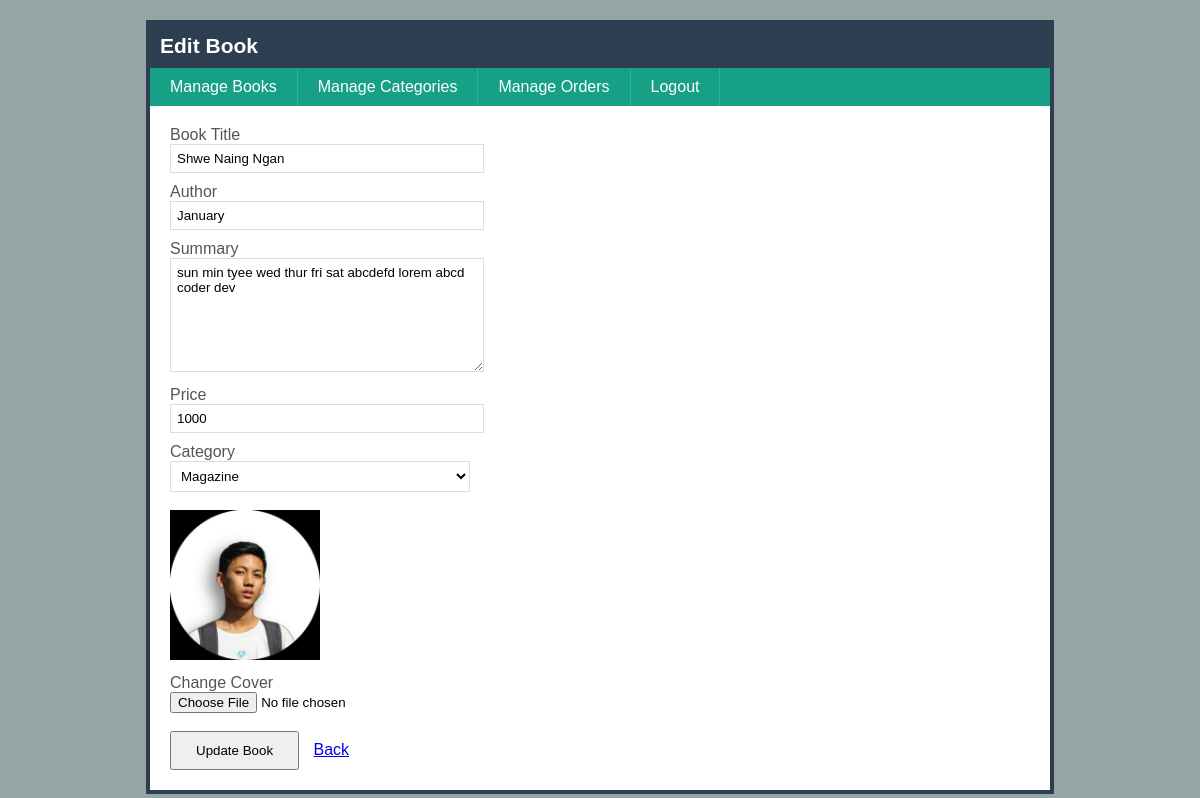
Screenshot of /admin/book-edit.php?id=44 with the database file from the repository.
### tables this page shows
CREATE TABLE `books` (
  `id` int(11) NOT NULL,
  `title` varchar(255) NOT NULL,
  `author` varchar(255) NOT NULL,
  `summary` text NOT NULL,
  `price` float NOT NULL,
  `category_id` int(11) NOT NULL,
  `cover` varchar(255) DEFAULT NULL,
  `created_date` datetime NOT NULL,
  `modified_date` datetime NOT NULL
);

CREATE TABLE `categories` (
  `id` int(11) NOT NULL,
  `name` varchar(255) NOT NULL,
  `remark` text DEFAULT NULL,
  `created_date` date NOT NULL,
  `modified_date` date NOT NULL
);

### admin/book-edit.php (the view, shortened to what this page needs)
<!DOCTYPE html>
<html lang="en">
<head>
     <link rel="stylesheet" href="css/style.css">
</head>
<body>
<?php
     include("confs/config.php");
     $id = $_GET['id'];
     $result = mysqli_query($conn, "SELECT * FROM books WHERE id = $id");
     $row = mysqli_fetch_assoc($result);
?>
     <h1>Edit Book</h1>
     <ul class="menu">
          <li><a href="book-list.php">Manage Books</a></li>
          <li><a href="cat-list.php">Manage Categories</a></li>
          <li><a href="orders.php">Manage Orders</a></li>
          <li><a href="logout.php">Logout</a></li>
     </ul>
     <form action="book-update.php" method="post" enctype="multipart/form-data">
          <label for="title">Book Title</label>
          <input type="text" name="title" id="title" value="<?php echo $row['title'] ?>">
          <label for="author">Author</label>
          <input type="text" name="author" id="author" value="<?php echo $row['author'] ?>">
          <label for="sum">Summary</label>
          <textarea name="summary" id="sum"><?php echo $row['summary'] ?></textarea>
          <label for="price">Price</label>
          <input type="text" name="price" id="price" value="<?php echo $row['price'] ?>">
          <label for="categories">Category</label>
          <select name="category_id" id="categories">
               <?php
                    $categories = mysqli_query($conn, "SELECT id, name FROM categories");
                    while($cat = mysqli_fetch_assoc($categories)):
               ?>
               <option value="<?php echo $cat['id'] ?>"
                    <?php if($cat['id'] == $row['category_id']) echo "selected" ?> >
                    <?php echo $cat['name'] ?>
               </option>
                    <?php endwhile; ?>
          </select>
          <br><br>
          <img src="covers/<?php echo $row['cover'] ?>"  height="150">
          <label for="cover">Change Cover</label>
          <input type="file" name="cover" id="cover">
          <br><br>
          <input type="submit" value="Update Book">
          <a href="book-list.php">Back</a>
     </form>
</body>
</html>

### admin/css/style.css (style rules this page uses)
html { background: #95A5A6; }
body { font-family: Arial, Helvetica, sans-serif; width: 900px; background: #fff; border: 4px solid #2C3E50; margin: 20px auto; }
h1 { padding: 10px; font-size: 21px; background: #2C3E50; margin: 0; color: #fff; }
form { margin: 20px; }
form label { display: block; margin-top: 10px; color: #555; }
input[type=text], input[type=password], textarea, select { font-family: Arial, Helvetica, sans-serif; border: 1px solid #ddd; padding: 6px; width: 300px; background: #fff; }
textarea { height: 100px; }
input[type=submit] { padding: 10px 24px; margin-right: 10px; }
ul.menu { list-style: none; margin: 0; padding: 0; overflow: hidden; background: #16A085; }
ul.menu li { float: left; border-right: 1px solid #1ABC9C; }
ul.menu a { display: block; padding: 10px 20px; text-decoration: none; color: #fff; }

### rows the page displays
books: title "Shwe Naing Ngan", author "January", summary "sun min tyee wed thur fri sat abcdefd lorem abcd coder dev", price "1000", category_id "Magazine", cover (picture)
